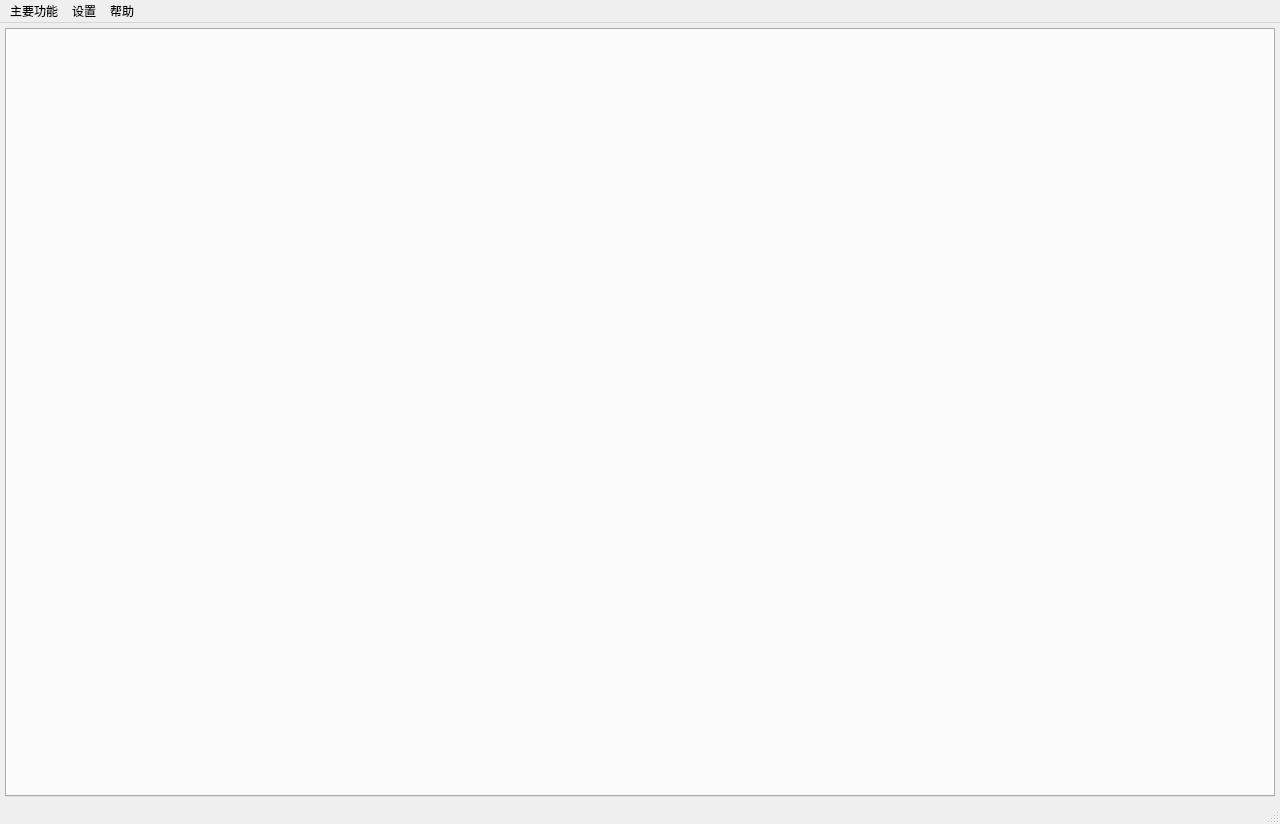
<?xml version="1.0" encoding="UTF-8"?>
<ui version="4.0">
 <class>MainWindow</class>
 <widget class="QMainWindow" name="MainWindow">
  <property name="geometry">
   <rect>
    <x>0</x>
    <y>0</y>
    <width>1280</width>
    <height>824</height>
   </rect>
  </property>
  <property name="font">
   <font>
    <family>华文琥珀</family>
    <pointsize>10</pointsize>
    <weight>50</weight>
    <italic>false</italic>
    <bold>false</bold>
   </font>
  </property>
  <property name="windowTitle">
   <string>智慧教室</string>
  </property>
  <property name="windowIcon">
   <iconset theme="window_icon">
    <normaloff>C:/Users/12071/.designer/backup</normaloff>C:/Users/12071/.designer/backup</iconset>
  </property>
  <property name="styleSheet">
   <string notr="true">font: 10pt &quot;华文琥珀&quot;;
QPushButton
                     {text-align : center;
                     background-color : white;
                     font: bold;
                     border-color: ;
	color: rgb(255, 255, 255);
                     border-width: 5px;
                     border-radius: 10px;
                     padding: 6px;
                     height : 14px;
                     border-style: outset;
                     font : 14px;}
                     QPushButton:pressed
                     {text-align : center;
                     background-color : light gray;
                     font: bold;
                     border-color: gray;
                     border-width: 2px;
                     border-radius: 10px;
                     padding: 6px;
                     height : 14px;
                     border-style: outset;
                     font : 14px;}
</string>
  </property>
  <widget class="QWidget" name="centralwidget">
   <property name="styleSheet">
    <string notr="true"/>
   </property>
   <layout class="QVBoxLayout" name="verticalLayout_7">
    <property name="leftMargin">
     <number>5</number>
    </property>
    <property name="topMargin">
     <number>5</number>
    </property>
    <property name="rightMargin">
     <number>5</number>
    </property>
    <property name="bottomMargin">
     <number>5</number>
    </property>
    <item>
     <widget class="QTabWidget" name="tabWidget">
      <property name="currentIndex">
       <number>-1</number>
      </property>
     </widget>
    </item>
   </layout>
  </widget>
  <widget class="QMenuBar" name="menubar">
   <property name="geometry">
    <rect>
     <x>0</x>
     <y>0</y>
     <width>1280</width>
     <height>24</height>
    </rect>
   </property>
   <widget class="QMenu" name="menu">
    <property name="title">
     <string>主要功能</string>
    </property>
    <addaction name="action_cheating_detection"/>
    <addaction name="separator"/>
    <addaction name="action_class_focus"/>
   </widget>
   <widget class="QMenu" name="menu_2">
    <property name="title">
     <string>设置</string>
    </property>
   </widget>
   <widget class="QMenu" name="menu_3">
    <property name="title">
     <string>帮助</string>
    </property>
    <addaction name="about_us"/>
   </widget>
   <addaction name="menu"/>
   <addaction name="menu_2"/>
   <addaction name="menu_3"/>
  </widget>
  <widget class="QStatusBar" name="statusbar"/>
  <action name="action_cheating_detection">
   <property name="text">
    <string>作弊检测</string>
   </property>
  </action>
  <action name="action_class_focus">
   <property name="text">
    <string>课堂专注度分析</string>
   </property>
  </action>
  <action name="about_us">
   <property name="text">
    <string>关于我们</string>
   </property>
  </action>
 </widget>
 <resources/>
 <connections/>
</ui>
